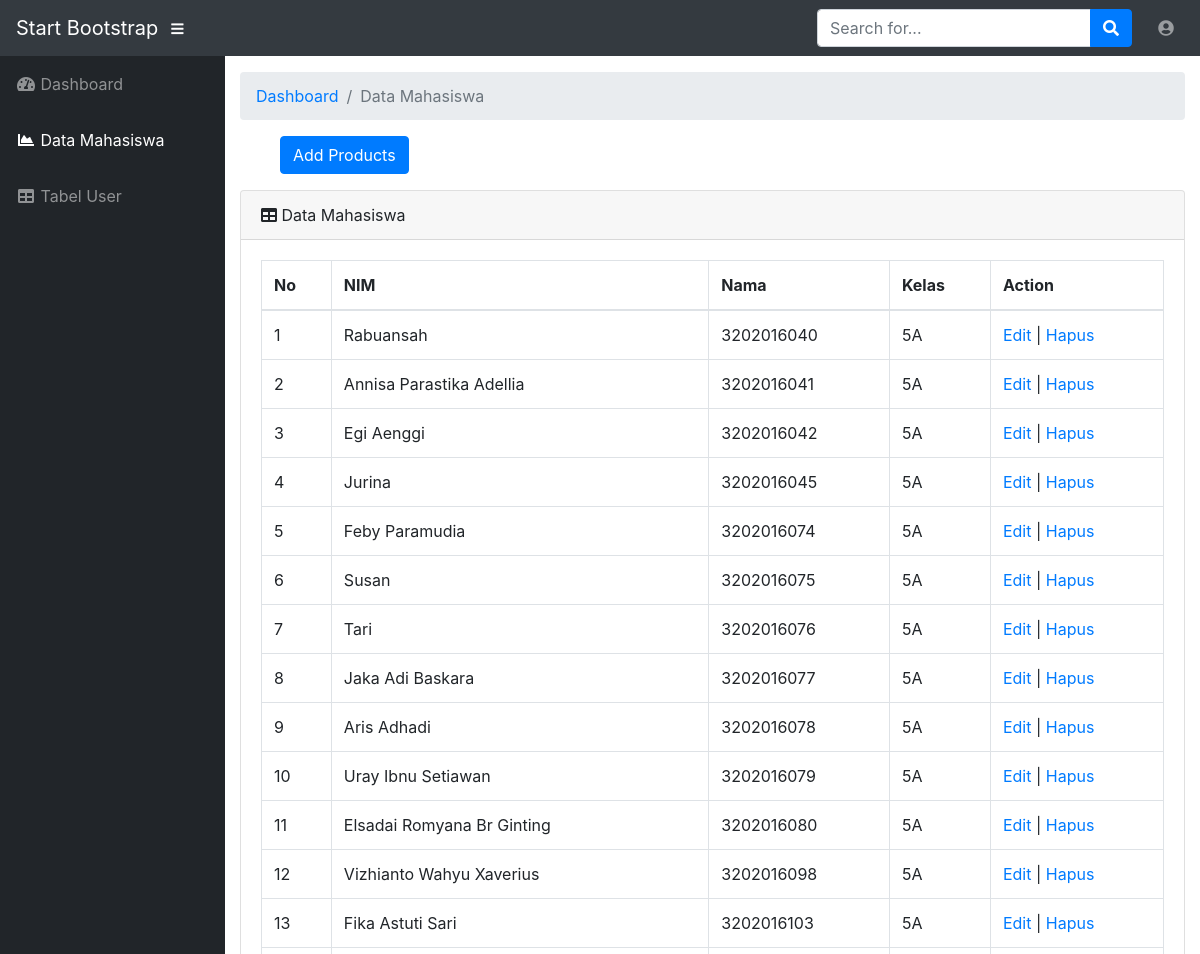
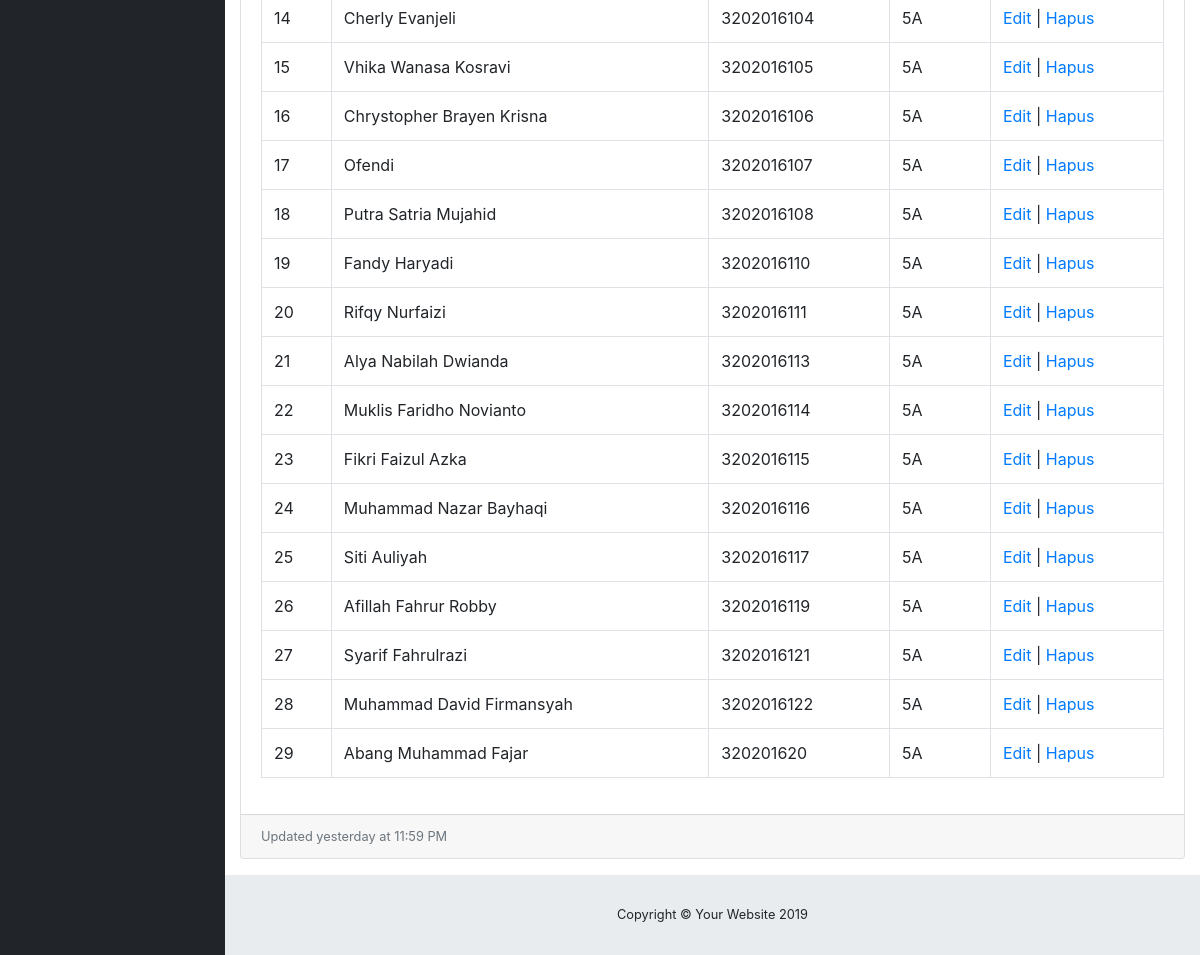
The app's page /admin/mahasiswa.php (signed in), older data (2 pictures, top to bottom).
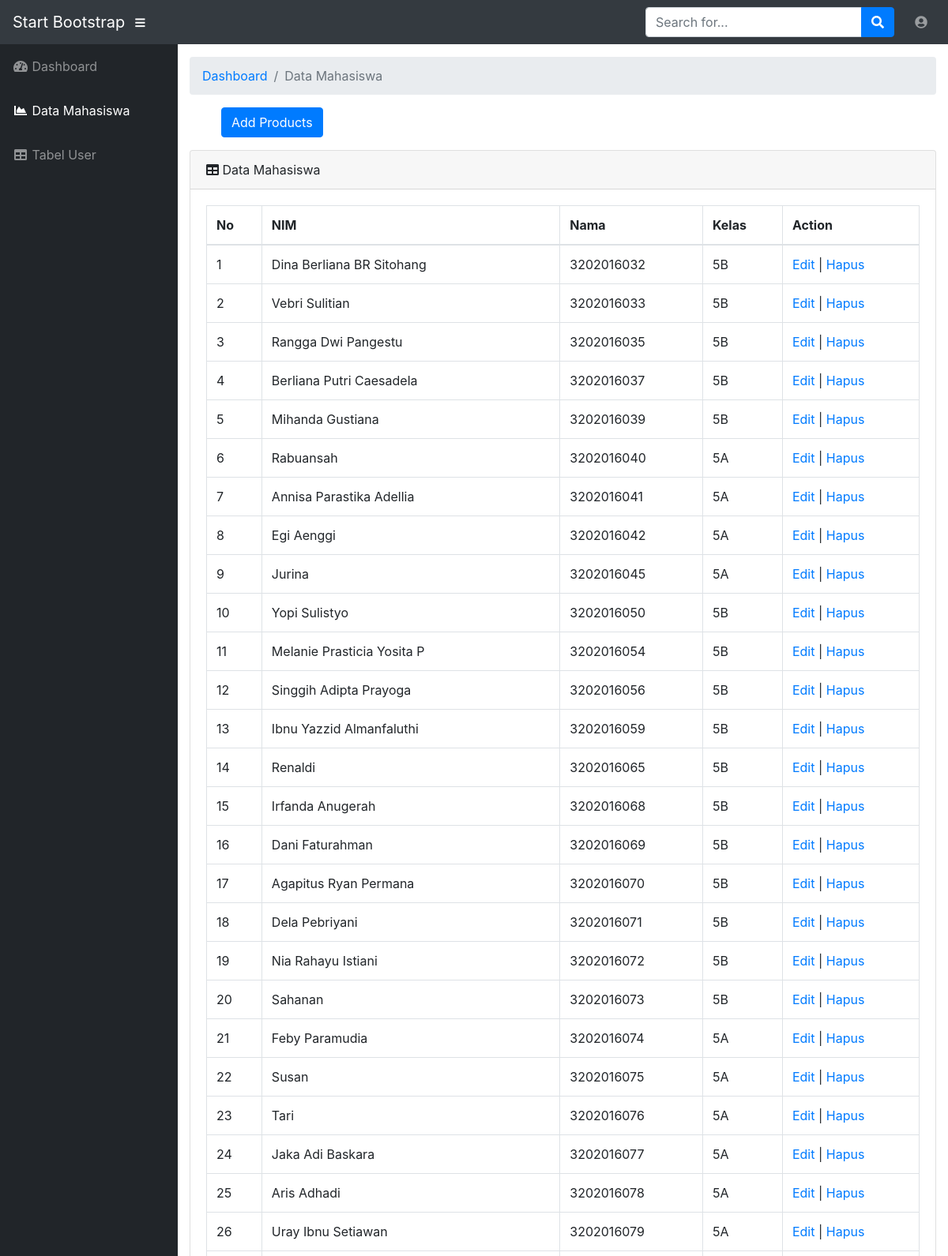
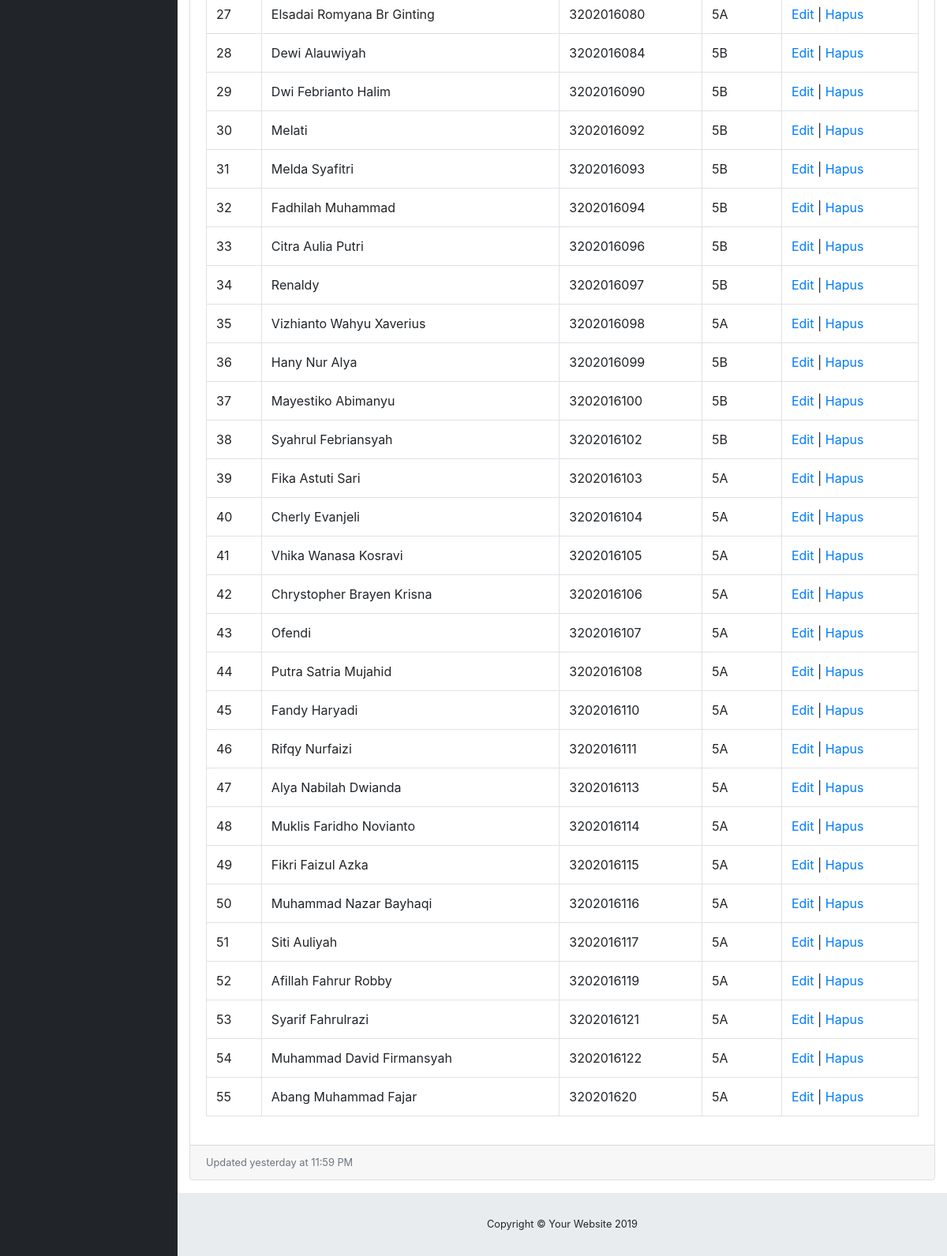
The same page, newer data (2 pictures, top to bottom).
### tables this page shows
CREATE TABLE `mahasiswa` (
  `nim` char(10) NOT NULL,
  `nama` varchar(50) NOT NULL,
  `kelas` char(2) NOT NULL
);

### admin/mahasiswa.php (the view, shortened to what this page needs)
<?php
require('connect_db.php');
?>
<!DOCTYPE html>
<html lang="en">
<head>
  <link href="vendor/fontawesome-free/css/all.min.css" rel="stylesheet" type="text/css">
  <link href="vendor/datatables/dataTables.bootstrap4.css" rel="stylesheet">
  <link href="css/sb-admin.css" rel="stylesheet">
</head>
<body id="page-top">
  <nav class="navbar navbar-expand navbar-dark bg-dark static-top">
    <a class="navbar-brand mr-1" href="index.html">Start Bootstrap</a>
    <button class="btn btn-link btn-sm text-white order-1 order-sm-0" id="sidebarToggle" href="#">
      <i class="fas fa-bars"></i>
    </button>
    <form class="d-none d-md-inline-block form-inline ml-auto mr-0 mr-md-3 my-2 my-md-0">
      <div class="input-group">
        <input type="text" class="form-control" placeholder="Search for..." aria-label="Search" aria-describedby="basic-addon2">
        <div class="input-group-append">
          <button class="btn btn-primary" type="button">
            <i class="fas fa-search"></i>
          </button>
        </div>
      </div>
    </form>
    <ul class="navbar-nav ml-auto ml-md-0">
      <li class="nav-item dropdown no-arrow">
        <a class="nav-link dropdown-toggle" href="#" id="userDropdown" role="button" data-toggle="dropdown" aria-haspopup="true" aria-expanded="false">
          <i class="fas fa-user-circle fa-fw"></i>
        </a>
      </li>
    </ul>
  </nav>
  <div id="wrapper">
    <ul class="sidebar navbar-nav">
      <li class="nav-item">
        <a class="nav-link" href="admin.php">
          <i class="fas fa-fw fa-tachometer-alt"></i>
          <span>Dashboard</span>
        </a>
      </li>
      <li class="nav-item">
      <li class="nav-item active">
        <a class="nav-link" href="mahasiswa.php">
          <i class="fas fa-fw fa-chart-area"></i>
          <span>Data Mahasiswa</span></a>
      </li>
      <li class="nav-item">
                <a class="nav-link" href="tables_user.php">
                    <i class="fas fa-fw fa-table"></i>
                    <span>Tabel User</span></a>
            </li>
    </ul>
    <div id="content-wrapper">
      <div class="container-fluid">
        <ol class="breadcrumb">
          <li class="breadcrumb-item">
            <a href="Admin.php">Dashboard</a>
          </li>
          <li class="breadcrumb-item active">Data Mahasiswa</li>
        </ol>
        <ol>
          <a href="form_upload_admin.php"><button type="button" class="btn btn-primary">Add Products</button></a>
        </ol>
        <div class="card mb-3">
          <div class="card-header">
            <i class="fas fa-table"></i>
            Data Mahasiswa</div>
          <div class="card-body">
            <div class="table-responsive">
              <table class="table table-bordered" id="dataTable" width="100%" height="10% cellspacing="0">
                <thead>
                  <tr>
                    <th>No</th>
                    <th>NIM</th>
                    <th>Nama</th>
                    <th>Kelas</th>
                    <th>Action</th>
                  </tr>
                </thead>
                <tbody>
                <?php
                    $query = "SELECT * FROM mahasiswa ORDER BY nim ASC";
                    $result = mysqli_query($conn, $query);
                    $no = 1;
                    while($row = mysqli_fetch_assoc($result))
                    {
                    ?>
                     <tr>
                        <td><?php echo $no; ?></td>
                        <td><?php echo $row['nama']; ?></td>
                        <td><?php echo $row['nim']; ?></td>
                        <td><?php echo $row['kelas'] ?></td>
                        <td>
                          <a href="admin_mahasiswa_edit.php?id=<?php echo $row['nim']; ?>">Edit</a> |
                          <a href="proses_hapus.php?id=<?php echo $row['nim']; ?>" onclick="return confirm('Anda yakin akan menghapus data ini?')">Hapus</a>
                        </td>
                    </tr>
                    <?php
                      $no++;
                    }
                    ?>
                </tbody>
              </table>
            </div>
          </div>
          <div class="card-footer small text-muted">Updated yesterday at 11:59 PM</div>
        </div>
      </div>
      <footer class="sticky-footer">
        <div class="container my-auto">
          <div class="copyright text-center my-auto">
            <span>Copyright © Your Website 2019</span>
          </div>
        </div>
      </footer>
    </div>
  </div>
</body>
</html>

Row changes from the older to the newer data that the page shows:
added mahasiswa: nama "Dina Berliana BR Sitohang", nim "3202016032", kelas "5B"
added mahasiswa: nama "Vebri Sulitian", nim "3202016033", kelas "5B"
added mahasiswa: nama "Rangga Dwi Pangestu", nim "3202016035", kelas "5B"
added mahasiswa: nama "Berliana Putri Caesadela", nim "3202016037", kelas "5B"
added mahasiswa: nama "Mihanda Gustiana", nim "3202016039", kelas "5B"
added mahasiswa: nama "Yopi Sulistyo", nim "3202016050", kelas "5B"
added mahasiswa: nama "Melanie Prasticia Yosita P", nim "3202016054", kelas "5B"
added mahasiswa: nama "Singgih Adipta Prayoga", nim "3202016056", kelas "5B"
added mahasiswa: nama "Ibnu Yazzid Almanfaluthi", nim "3202016059", kelas "5B"
added mahasiswa: nama "Renaldi", nim "3202016065", kelas "5B"
added mahasiswa: nama "Irfanda Anugerah", nim "3202016068", kelas "5B"
added mahasiswa: nama "Dani Faturahman", nim "3202016069", kelas "5B"
added mahasiswa: nama "Agapitus Ryan Permana", nim "3202016070", kelas "5B"
added mahasiswa: nama "Dela Pebriyani", nim "3202016071", kelas "5B"
added mahasiswa: nama "Nia Rahayu Istiani", nim "3202016072", kelas "5B"
added mahasiswa: nama "Sahanan", nim "3202016073", kelas "5B"
added mahasiswa: nama "Dewi Alauwiyah", nim "3202016084", kelas "5B"
added mahasiswa: nama "Dwi Febrianto Halim", nim "3202016090", kelas "5B"
added mahasiswa: nama "Melati", nim "3202016092", kelas "5B"
added mahasiswa: nama "Melda Syafitri", nim "3202016093", kelas "5B"
added mahasiswa: nama "Fadhilah Muhammad", nim "3202016094", kelas "5B"
added mahasiswa: nama "Citra Aulia Putri", nim "3202016096", kelas "5B"
added mahasiswa: nama "Renaldy", nim "3202016097", kelas "5B"
added mahasiswa: nama "Hany Nur Alya", nim "3202016099", kelas "5B"
added mahasiswa: nama "Mayestiko Abimanyu", nim "3202016100", kelas "5B"
added mahasiswa: nama "Syahrul Febriansyah", nim "3202016102", kelas "5B"
